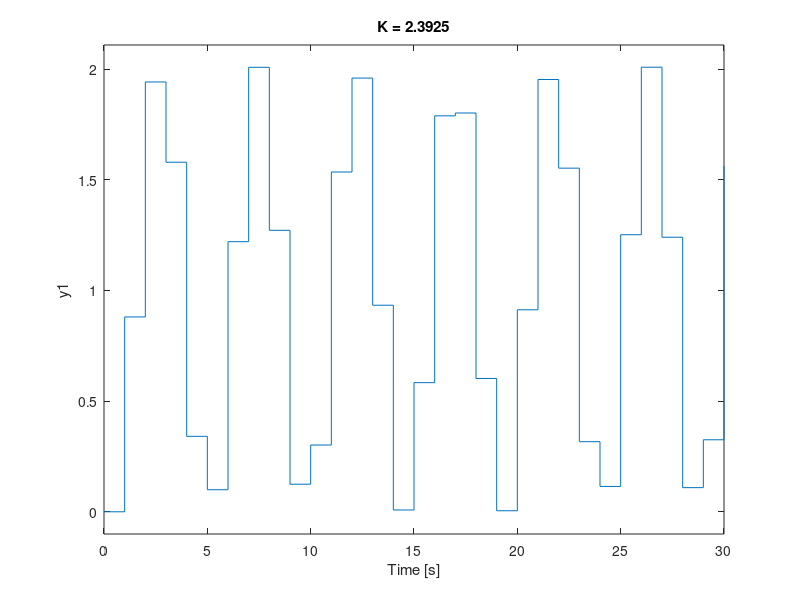
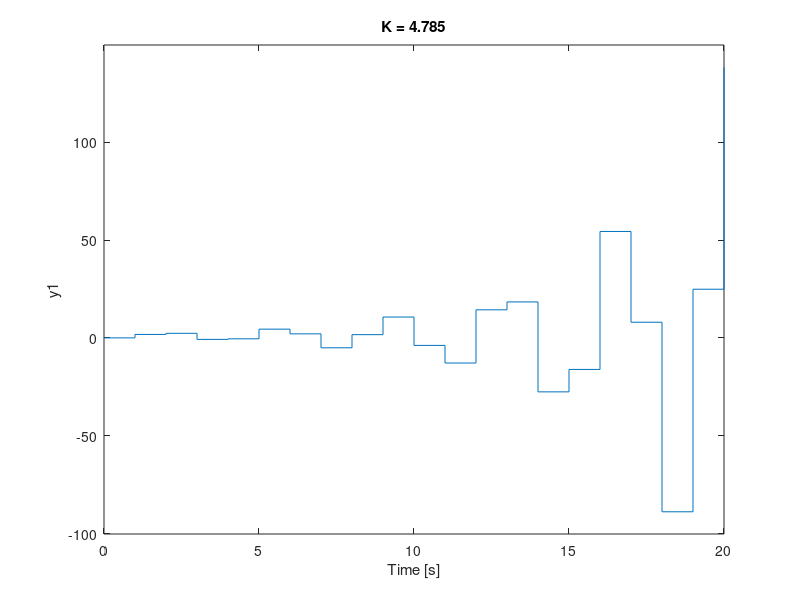
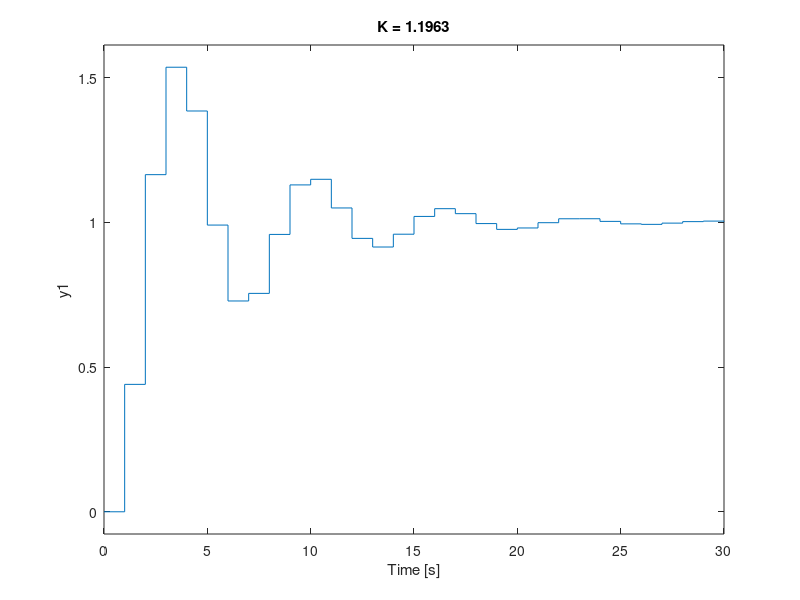

Write the MATLAB code that produced these figures, in order.
%% EXSIM1 - Digital Control Experiment
% @author Rafael Lima



function exsim()
    Gc = exsim1_oscilation()
    Gc = exsim1_instable()
    Gc = exsim1_stable()
end

function Gc = exsim1_closedloop(K)
%% Discrete Transfer Function definition

    if nargin < 1
        K = 1
    end

    Ts = 1
    a1 = 0.3679
    a0 = 0.2642
    b1 = 1
    Gnum = [a1 a0]*K
    Gden = conv([1 -b1],[1 -a1])
    G = tf(Gnum,Gden,Ts)
    Gc = feedback(G)
end

function Gc = exsim1_oscilation()
    %% Oscilation
    Ts = 1
    a1 = 0.3679
    a0 = 0.2642
    b1 = 1
    K = (1 - a1*b1)/a0 % Expression from Juri Stability Criteria Result
    Gnum = [a1 a0]*K
    Gden = conv([1 -b1],[1 -a1])
    G = tf(Gnum,Gden,Ts)
    Gc = feedback(G)

    % Plot Figure
    fig = figure();
    step(Gc);
    grid off;
    title(["K = ", num2str(K)])
    
    % Get path from current file
    file_path = fileparts(mfilename('fullpath'))
    print(fig, [file_path,"/../tex/img/exsim1-plot-oscilation.png"],"-dpng")
end

function fig = plot_step(Gc)
%% PLOT_STEP Plot Step response for a given TF
    fig = figure();
    step(Gc);
    grid off;
    title(["K = ", num2str(K)])
end

function Gc = exsim1_instable()
    %% Instable
    Ts = 1
    a1 = 0.3679
    a0 = 0.2642
    b1 = 1
    K = 2*(1 - a1*b1)/a0
    Gnum = [a1 a0]*K
    Gden = conv([1 -b1],[1 -a1])
    G = tf(Gnum,Gden,Ts)
    Gc = feedback(G)

    % Plot Figure
    fig = figure();
    step(Gc);
    grid off;
    title(["K = ", num2str(K)])

    % Get path from current file
    file_path = fileparts(mfilename('fullpath'))
    print(fig, [file_path,"/../tex/img/exsim1-plot-instable.png"],"-dpng")
end

function Gc = exsim1_stable()
    %% Stable
    Ts = 1
    a1 = 0.3679
    a0 = 0.2642
    b1 = 1
    K = 0.5*(1 - a1*b1)/a0
    Gnum = [a1 a0]*K
    Gden = conv([1 -b1],[1 -a1])
    G = tf(Gnum,Gden,Ts)
    Gc = feedback(G)

    % Plot Figure
    fig = figure();
    step(Gc);
    grid off;
    title(["K = ", num2str(K)])

    % Get path from current file
    file_path = fileparts(mfilename('fullpath'))
    print(fig, [file_path,"/../tex/img/exsim1-plot-stable.png"],"-dpng")
end

%% Symbolic Representation
%syms z
%sGnum = poly2sym(Gnum,z)
%sGden = poly2sym(Gden,z)
%sG = sGnum/sGden

%% Juri Stability Method

% Check if $Q(1) > 0$
%syms K
%sQ = sGden+K*sGnum
%R1 = subs(sQ,z,1)

% Check if $((-1)^n)*Q(-1) > 0$
%n = size(Gden,2)
%R2 = ((-1)^(n-1))*subs(sQ,z,-1)

% Check if 
%R3 = Gden(1) < Gden(n)

%n = size(Gden,2)
%k = 1
%a = Gden
%mb = [[a(1) a(n-k)];[a(n) a(k)]]

